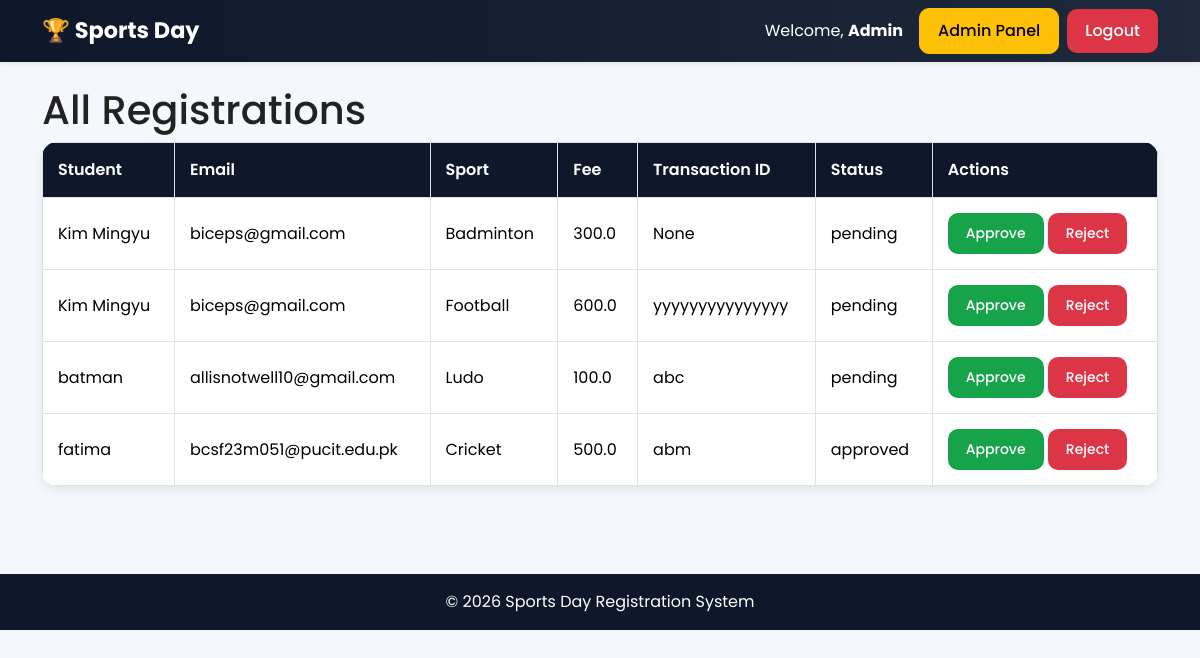
Page /admin/registrations (signed in) on the committed database.
### tables this page shows
CREATE TABLE registrations (
        id INTEGER PRIMARY KEY AUTOINCREMENT,
        user_id INTEGER,
        sport_id INTEGER,
        payment_ref TEXT,
        payment_status TEXT DEFAULT 'pending',
        registered_at TEXT NOT NULL,
        UNIQUE(user_id, sport_id),
        FOREIGN KEY(user_id) REFERENCES users(id),
        FOREIGN KEY(sport_id) REFERENCES sports(id)
    );

CREATE TABLE users (
        id INTEGER PRIMARY KEY AUTOINCREMENT,
        name TEXT NOT NULL,
        email TEXT NOT NULL UNIQUE,
        phone TEXT NOT NULL,
        password TEXT NOT NULL,
        role TEXT DEFAULT 'student',
        created_at TEXT NOT NULL
    );

CREATE TABLE sports (
        id INTEGER PRIMARY KEY AUTOINCREMENT,
        name TEXT NOT NULL UNIQUE,
        description TEXT,
        rules TEXT,
        fee REAL NOT NULL DEFAULT 0,
        max_players INTEGER DEFAULT 20,
        venue TEXT,
        event_date TEXT,
        is_active INTEGER DEFAULT 1,
        created_at TEXT NOT NULL
    );

### app.py (the view)
@app.route('/admin/registrations')
@admin_required
def admin_registrations():
    db = get_db()
    registrations = db.execute('''
    SELECT registrations.*, users.name AS student_name,
           users.email, sports.name AS sport_name,
           sports.fee
    FROM registrations
    JOIN users ON registrations.user_id = users.id
    JOIN sports ON registrations.sport_id = sports.id
    ORDER BY registrations.id DESC
    ''').fetchall()
    return render_template(
        'admin/registrations.html',
        registrations=registrations
    )

### app.py (called while the page is built)
def admin_required(f):
    @wraps(f)
    def decorated_function(*args, **kwargs):
        if session.get('user_role') != 'admin':
            flash('Unauthorized access', 'danger')
            return redirect(url_for('login'))
        return f(*args, **kwargs)
    return decorated_function

### database.py (called while the page is built)
def get_db():
    if 'db' not in g:
        g.db = sqlite3.connect(DATABASE)
        g.db.row_factory = sqlite3.Row
    return g.db

### templates/admin/registrations.html (shortened to what this page needs)
{% extends 'base.html' %}
{% block content %}
<h1>All Registrations</h1>
<table class="table table-bordered">
<tr>
    <th>Student</th>
    <th>Email</th>
    <th>Sport</th>
    <th>Fee</th>
    <th>Transaction ID</th>
    <th>Status</th>
    <th>Actions</th>
</tr>
{% for reg in registrations %}
<tr>
    <td>{{ reg.student_name }}</td>
    <td>{{ reg.email }}</td>
    <td>{{ reg.sport_name }}</td>
    <td>{{ reg.fee }}</td>
    <td>{{ reg.payment_ref }}</td>
    <td>{{ reg.payment_status }}</td>
    <td>
        <form method="POST"
              action="/admin/payment/{{ reg.id }}"
              style="display:inline-block;">
            <button class="btn btn-success btn-sm">
                Approve
            </button>
        </form>
        <form method="POST"
              action="/admin/payment/{{ reg.id }}"
              style="display:inline-block;">
            <button class="btn btn-danger btn-sm">
                Reject
            </button>
        </form>
    </td>
</tr>
{% endfor %}
</table>
{% endblock %}

### static/css/style.css (style rules this page uses)
* { margin: 0; padding: 0; box-sizing: border-box; }
body { font-family: 'Poppins', sans-serif; background: #f4f7fb; color: #222; min-height: 100vh; }
.btn { border-radius: 10px; padding: 10px 18px; font-weight: 500; }
.btn-success { background: #16a34a; border: none; }
.btn-danger { border: none; }
.table { background: white; border-radius: 15px; overflow: hidden; box-shadow: 0 4px 10px rgba(0,0,0,0.08); }
.table th { background: #0f172a; color: white; font-weight: 600; }
.table td, .table th { padding: 15px; vertical-align: middle; }

### rows in the picture
registrations: student_name "Kim Mingyu", email "biceps@gmail.com", sport_name "Badminton", fee "300.0", payment_ref "None", payment_status "pending"
registrations: student_name "Kim Mingyu", email "biceps@gmail.com", sport_name "Football", fee "600.0", payment_ref "yyyyyyyyyyyyyyy", payment_status "pending"
registrations: student_name "batman", email "allisnotwell10@gmail.com", sport_name "Ludo", fee "100.0", payment_ref "abc", payment_status "pending"
registrations: student_name "fatima", email "bcsf23m051@pucit.edu.pk", sport_name "Cricket", fee "500.0", payment_ref "abm", payment_status "approved"

### other values in the picture
{{ session['user_name'] }} "Admin"
